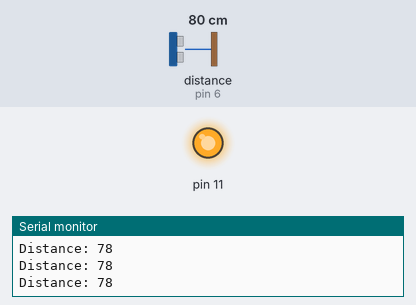
Bench run of a sketch on a simulated Arduino Uno, built with avr-gcc and run on an emulated ATmega328P. Parts: output pins drawn as LEDs (lit = HIGH), the last lines printed to the serial monitor. Wiring (inferred from the names in the program): ultrasonic range finder: trigger pin 7; echo pin 6. Inputs (shaded band) come from the test bench; at power-on: distance to the obstacle (sensor on pin 6) 80 cm. The echo pulse lasts 58.3 µs per cm; pins used as bus, display or sensor lines are not drawn.

Above: at 1.2 s.
1.3 s: distance to the obstacle (sensor on pin 6) set to 99 cm
2.8 s: distance to the obstacle (sensor on pin 6) set to 105 cm
At 3.8 s:
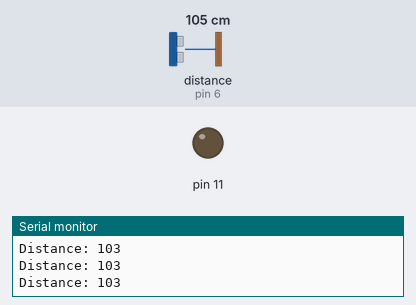
Timing chart, 0 to 5.8 s (numbered marks = the images above; inputs shaded):
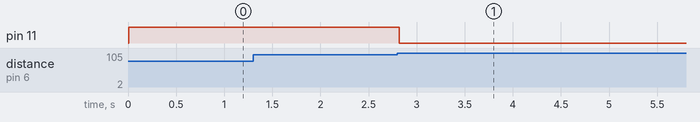

The sketch:

distance_2.ino
```cpp
//Created By Rohan Barnwal
// defines pins numbers
const int trigPin = 7;
const int echoPin = 6;
// defines variables
long duration;
int distance;
void setup() {
pinMode(trigPin, OUTPUT); // Sets the trigPin as an Output
pinMode(echoPin, INPUT); // Sets the echoPin as an Input
Serial.begin(9600); // Starts the serial communication
pinMode(11,OUTPUT);
}
void loop() {
// Clears the trigPin
digitalWrite(trigPin, LOW);
delayMicroseconds(2);
// Sets the trigPin on HIGH state for 10 micro seconds
digitalWrite(trigPin, HIGH);
delayMicroseconds(10);
digitalWrite(trigPin, LOW);
// Reads the echoPin, returns the sound wave travel time in microseconds
duration = pulseIn(echoPin, HIGH);
// Calculating the distance
distance= duration*0.034/2;
// Prints the distance on the Serial Monitor
Serial.print("Distance: ");
Serial.println(distance);
if(distance<100){
  digitalWrite(11,HIGH);
}
else{
  digitalWrite(11,LOW);
}
}
```

Measured:
- the behaviour switches between 101 and 102 cm on distance to the obstacle (sensor on pin 6) (found by bisection; images 0 and 1)
- after the input at 2.8 s, pin 11: HIGH → LOW at once
